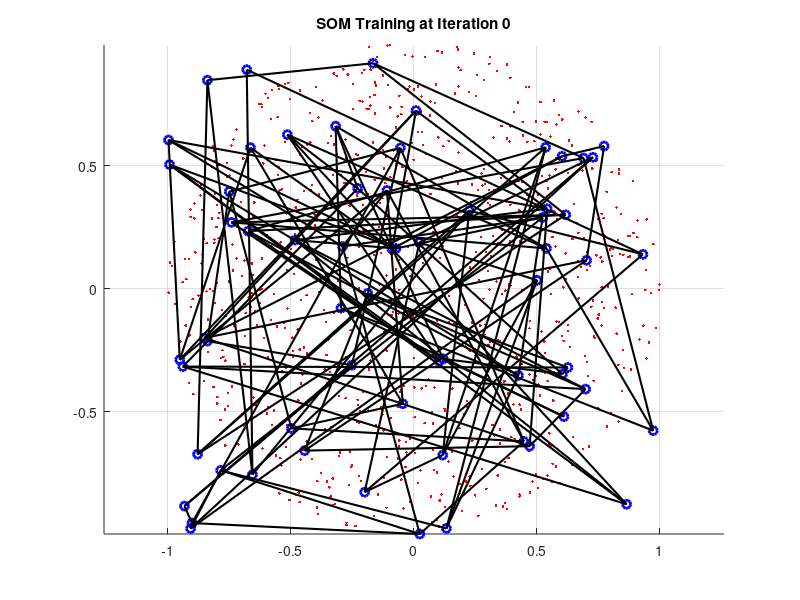
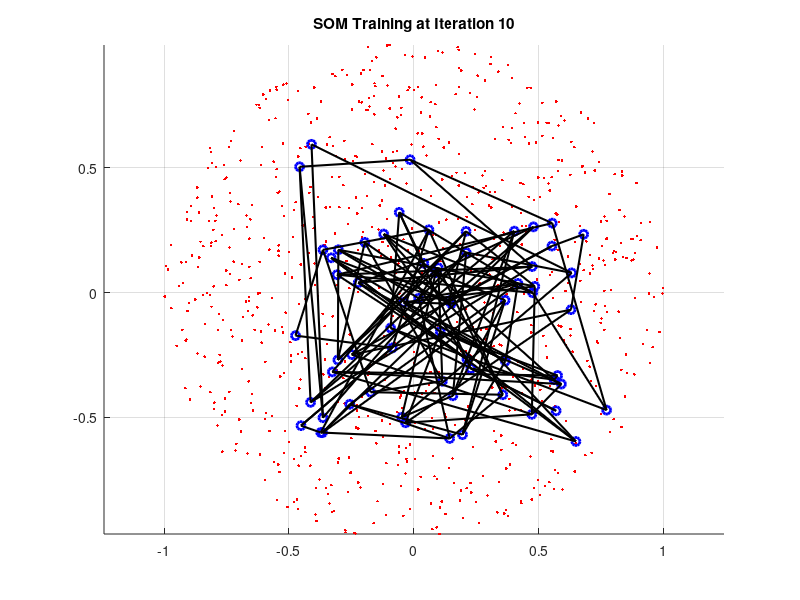
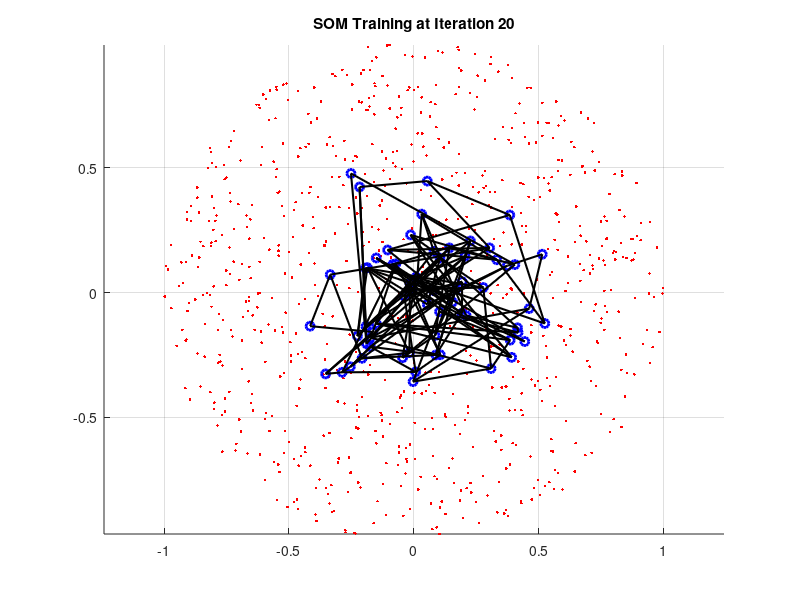
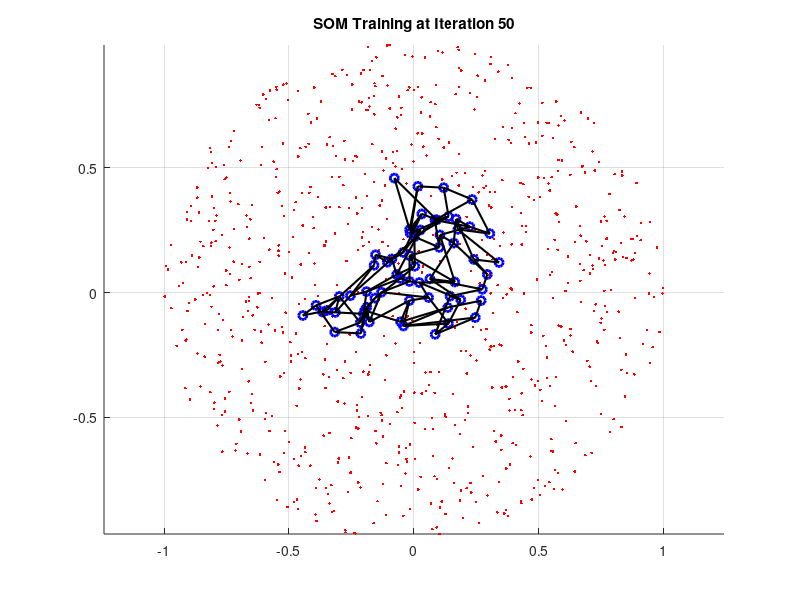

Write the MATLAB code that produced these figures, in order.
clc; clear; close all;

%% Generate training data
X = randn(800,2); 
s2 = sum(X.^2,2);
trainX = (X .* repmat(1*(gammainc(s2/2,1).^(1/2))./sqrt(s2),1,2))';

%% SOM initialization
grid_size = [8, 8]; % 8×8 grid for output layer
num_neurons = prod(grid_size); % 64 neurons in total, prod is used to calculate the product of each element in grid_size
[grid_x, grid_y] = meshgrid(1:grid_size(1), 1:grid_size(2));
neuron_pos = [grid_x(:), grid_y(:)]; % Store the grid coordinates of each neuron
w = rand(2, num_neurons) * 2 - 1;  % Randomly initialize weights in the range [-1, 1]
N = 500; % Number of training iterations
initial_lr = 0.1; % Initial learning rate
sigma0 = max(grid_size) / 2; % Initial neighborhood width
tau1 = N / log(sigma0); % Time constant τ1
tau2 = N; % Time constant τ2
idx_plot = [10, 20, 50, 100:100:N];
r = 1; % Index of idx_plot

%% Plot the initial state (iterations = 0)
figure;
hold on;
plot(trainX(1,:), trainX(2,:), '.r', 'MarkerSize', 6); % Plot the original data
plot(w(1,:), w(2,:), 'bo', 'MarkerSize', 6, 'LineWidth', 2); % Plot SOM neurons

for i = 1:grid_size(1) % Plot neurons in horizontal direction
    for j = 1:grid_size(2)-1
        idx1 = sub2ind(grid_size, i, j);
        idx2 = sub2ind(grid_size, i, j+1);
        plot([w(1,idx1), w(1,idx2)], [w(2,idx1), w(2,idx2)], 'k-', 'LineWidth', 1.5);
    end
end

for i = 1:grid_size(1)-1 % Plot neurons in vertical direction
    for j = 1:grid_size(2)
        idx1 = sub2ind(grid_size, i, j);
        idx2 = sub2ind(grid_size, i+1, j);
        plot([w(1,idx1), w(1,idx2)], [w(2,idx1), w(2,idx2)], 'k-', 'LineWidth', 1.5);
    end
end

title('SOM Training at Iteration 0');
axis equal;
grid on;
hold off;

%% SOM training and plot mapping results
for t = 1:N
    idx = randi(size(trainX, 2)); 
    sample = trainX(:, idx); % Randomly select a training sample

    distances = sum((w - sample).^2, 1); % Calculate the Euclidean distance between all neurons and the sample
    [~, bmu_idx] = min(distances); % Find the best matching neuron
    
    % Calculate the current learning rate and neighborhood size
    lr = initial_lr * exp(-t / tau2);  
    sigma = sigma0 * exp(-t / tau1); 

    % Calculate the Euclidean distance from all neurons to the BMU
    neuron_distances = sum((neuron_pos - neuron_pos(bmu_idx, :)).^2, 2);
    
    h = exp(-neuron_distances / (2 * sigma^2))'; % Calculate the neighborhood function
    w = w + lr * h .* (sample - w); % Update the weights of all neurons

    if r <= length(idx_plot) && t == idx_plot(r)
        figure;
        hold on;
        plot(trainX(1,:), trainX(2,:), '.r', 'MarkerSize', 6);
        plot(w(1,:), w(2,:), 'bo', 'MarkerSize', 6, 'LineWidth', 2);

        for i = 1:grid_size(1)
            for j = 1:grid_size(2)-1
                idx1 = sub2ind(grid_size, i, j);
                idx2 = sub2ind(grid_size, i, j+1);
                plot([w(1,idx1), w(1,idx2)], [w(2,idx1), w(2,idx2)], 'k-', 'LineWidth', 1.5);
            end
        end

        for i = 1:grid_size(1)-1
            for j = 1:grid_size(2)
                idx1 = sub2ind(grid_size, i, j);
                idx2 = sub2ind(grid_size, i+1, j);
                plot([w(1,idx1), w(1,idx2)], [w(2,idx1), w(2,idx2)], 'k-', 'LineWidth', 1.5);
            end
        end

        title(['SOM Training at Iteration ', num2str(t)]);
        axis equal;
        grid on;
        hold off;
        r = r + 1;
    end
end